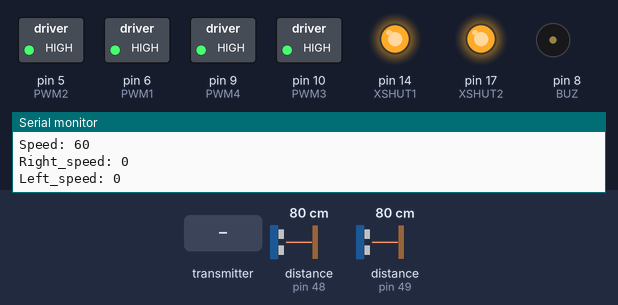
This program was run on a simulated Arduino Uno, built with avr-gcc and run on an emulated ATmega328P. Shown: switched loads named in the program (green lamp = pin HIGH), output pins drawn as LEDs (lit = HIGH), buzzer (waves = sounding), the last lines printed to the serial monitor. The test bench sets the inputs (shaded band); at power-on: distance to the obstacle (sensors on pin 48, pin 49) 80 cm. No radio packets arrive unless stated; pins used as bus, display or sensor lines are not drawn.

Above: at 6.2 s.
6.3 s: distance to the obstacle (sensor on pin 48) set to 56 cm
7.8 s: distance to the obstacle (sensor on pin 48) set to 49 cm
At 9.1 s:
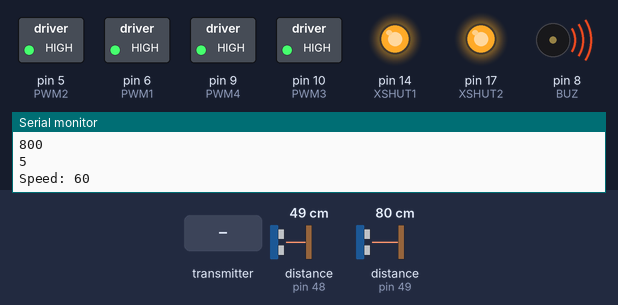
10.8 s: the transmitter starts sending x_angle = 45
At 12.2 s:
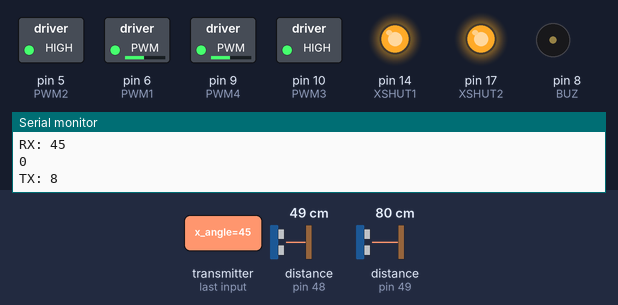
13.8 s: distance to the obstacle (sensor on pin 49) set to 51 cm
15.6 s: distance to the obstacle (sensor on pin 49) set to 42 cm
At 16.11 s:
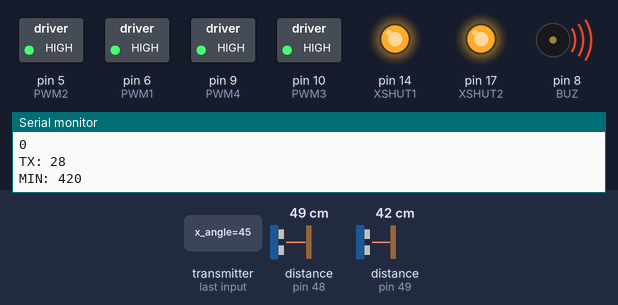
18.6 s: the transmitter starts sending speed_level = 256
At 21.86 s:
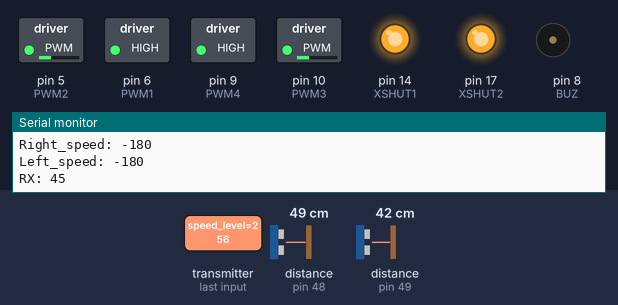
Timing chart, 0 to 26.4 s (numbered marks = the images above; inputs shaded):
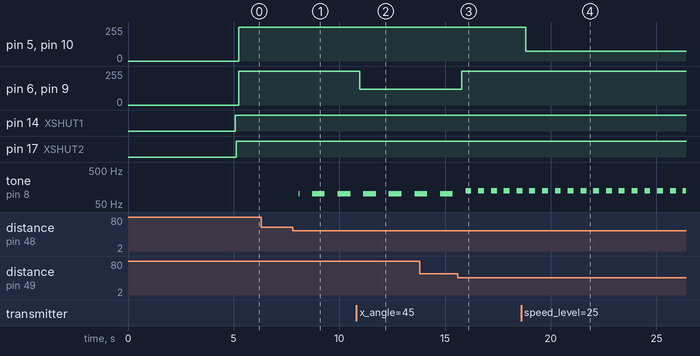

The program:

main.cpp
```cpp
/*
* Arduino Wireless Communication Tutorial
*     Example 1 - Transmitter Code
*
* by Dejan Nedelkovski, www.HowToMechatronics.com
*
* Library: TMRh20/RF24, https://github.com/tmrh20/RF24/
*/

#include <SPI.h>
#include <nRF24L01.h>
#include <RF24.h>
#include "car.h"
#include "usart.h"
#include <string.h>

#define PM_BAUD 9600

void setup_init() {
  init(); // We need this initialisation just for the antenna, as the library uses
  // the delay() function from Arduino.h, and as I use the AVR int main(), instead of Arduino's setup()
  // and loop() function, I need this initialisation just for a quick use of delay(); after the initialisation
  // of the motors, the Timer0 configuration will be overwritten, so delay() won't work anymore.
  // This is the reason we use systicks and _delay_ms() as this function is blocking and is not using timers.
  USART0_init(CALC_USART_UBRR(PM_BAUD));
  sei();
  _delay_ms(5000);
  USART0_print("Masina se pregateste de lupta!\n");
}

extern volatile long unsigned int car_systicks;

int main() {
  setup_init();
  Car car = Car();

  while (true) {
    _delay_ms(50); // Update the state of the car every 50ms, I believe this is a fair interval!

    // char text[100];
    // sprintf(text, "%lu\n", car_systicks);
    // USART0_print(text);

    car.update_car();
  }
}
```

car.cpp
```cpp
#include "car.h"
#include "usart.h"
#include <util/delay.h>

volatile long unsigned int car_systicks = 0;
volatile uint8_t buzzer_divider = 0; // The number of times the frequency of the systicks counter will be divided and used for the buzzer.
volatile uint8_t buzzer_max_devide = 0; // The max value of the divider mentioned above.
volatile uint16_t base_interval_of_buzzing = 0; // The base interval of the buzzing efect.

// Systicks and buzzer control.
void Timer2_init_systicks(void)
{
    /* Clear previous settings */
    TCCR2A = 0;
    TCCR2B = 0;

    /* Set CTC mode */
    TCCR2A |= (1 << WGM21);

    /* Set prescaler to 128 */
    TCCR2B |= (1 << CS22) | (1 << CS20);

    /* Activate Compare A interrupt */
    TIMSK2 |= (1 << OCIE2A);

    /* 16MHz / 128 => 125 kHz */
    OCR2A = 125;
}

ISR(TIMER2_COMPA_vect)
{
    /* Will get called [almost] once every 1ms! */
    car_systicks++;

    // If the buzzer_divider is not 0 it means that an obstacle is close.
    if (buzzer_divider) {
        // Make a toggle sound with a frequency that is inverse proportional to to buzzer_divider.
        uint16_t interval = base_interval_of_buzzing / (buzzer_max_devide - buzzer_divider + 1);
        if (car_systicks % interval < interval / 2) {
            if (car_systicks % buzzer_divider == 0)
                PORTB ^= (1 << BUZ);
        } else {
            PORTB &= ~(1 << BUZ);
        }
    } else {
        // Stop the buzzer if no danger is present.
        PORTB &= ~(1 << BUZ);
    }
}

// Motors control via manual PWM initialization.

/* Initialize Timer0 for Fast PWM mode (8 bits). */
void Timer0_init_pwm(void)
{
    /* Clear previous settings */
    TCCR0A = 0;
    TCCR0B = 0;

    /* Set Fast PWM (8 bits) */
    TCCR0A |= (1 << WGM00) | (1 << WGM01);

    /* Set inverting output for OC0A and OC0B */
    TCCR0A |= (1 << COM0A1) | (1 << COM0A0);
    TCCR0A |= (1 << COM0B1) | (1 << COM0B0);

    /* Set prescaler to 64 */
    TCCR0B |= (1 << CS01) | (1 << CS00);

    /* Set duty cycle to 0%; TOP = 255 */
    OCR0A = 0;
    OCR0B = 0;
}

/* Initialize Timer1 for Fast PWM mode (8 bits). */
void Timer1_init_pwm(void)
{
    /* Clear previous settings */
    TCCR1A = 0;
    TCCR1B = 0;

    /* Set Fast PWM (8 bits) */
    TCCR1A |= (1 << WGM10);
    TCCR1B |= (1 << WGM12);

    /* Set inverting output for OC1A and OC1B */
    TCCR1A |= (1 << COM1A1) | (1 << COM1A0);
    TCCR1A |= (1 << COM1B1) | (1 << COM1B0);

    /* Set prescaler to 64 */
    TCCR1B |= (1 << CS11) | (1 << CS10);

    /* Set duty cycle to 0%; TOP = 255 */
    OCR1A = 0;
    OCR1B = 0;
}


void Car::tof_init() {
    // Start I2C and set the XSHUT pins as output.
    Wire.begin();

    DDRC |= (1 << XSHUT1);
    DDRC |= (1 << XSHUT2);

    // Shut the two sensors.
    PORTC &= ~(1 << XSHUT1);
    PORTC &= ~(1 << XSHUT2);

    _delay_ms(50);

    PORTC |= (1 << XSHUT1);
    _delay_ms(50);

    if (!tof_sensor1.init()) {
        USART0_print("Sensor1 FAIL");
        while (1);
    }

    // Set a new address.
    tof_sensor1.setAddress(0x30);

    PORTC |= (1 << XSHUT2);
    _delay_ms(50);

    if (!tof_sensor2.init()) {
        USART0_print("Sensor2 FAIL");
        while (1);
    }

    // Set a new address.
    tof_sensor2.setAddress(0x31);

    // Some settings for the sensors.

    tof_sensor1.setSignalRateLimit(0.5);
    // Increase laser pulse periods (defaults are 14 and 10 PCLKs)
    tof_sensor1.setVcselPulsePeriod(VL53L0X::VcselPeriodPreRange, 18);
    tof_sensor1.setVcselPulsePeriod(VL53L0X::VcselPeriodFinalRange, 14);

    tof_sensor2.setSignalRateLimit(0.5);
    // Increase laser pulse periods (defaults are 14 and 10 PCLKs)
    tof_sensor2.setVcselPulsePeriod(VL53L0X::VcselPeriodPreRange, 18);
    tof_sensor2.setVcselPulsePeriod(VL53L0X::VcselPeriodFinalRange, 14);

    // The time a sensor can spend while computing a distance is 40ms.
    tof_sensor1.setMeasurementTimingBudget(40000);
    tof_sensor2.setMeasurementTimingBudget(40000);

    USART0_print("VL53L0X READY\n");
}

void Car::buzzer_init() {
    DDRB |= (1 << BUZ);
    buzzer_max_devide = range_of_dividers;
    base_interval_of_buzzing = interval_of_buzzing;
}

void Car::motors_init() {
    // Init the PWM used for the motors.
    Timer0_init_pwm();
    Timer1_init_pwm();
    DDRB |= (1 << PWM3);
    DDRB |= (1 << PWM4);
    DDRD |= (1 << PWM1);
    DDRD |= (1 << PWM2);
    // The car is not moving when it starts.
    recv_message.x_angle = 0;
    recv_message.y_angle = 0;
    recv_message.speed_level = 0;
}

void Car::antenna_init() {
    USART0_print("Antena init start\n");
    radio.begin();

    radio.openReadingPipe(0, address);
    radio.openWritingPipe(address);

    radio.setPALevel(RF24_PA_LOW);

    // The car is in receive mode on default.
    radio.startListening();
    USART0_print("Antena init end\n");
}

Car::Car() {
    // Initialise all the devices the car is using.
    Timer2_init_systicks(); // Global systicks.

    tof_init();
    buzzer_init();
    antenna_init();
    motors_init();
}

// Update the distance to front or back obstacles.
void Car::update_tof() {
    distance_to_obstacle1 = tof_sensor1.readRangeSingleMillimeters();
    if (tof_sensor1.timeoutOccurred() || distance_to_obstacle1 < sensor_distance_limit) {
        distance_to_obstacle1 = 800;
    }
    distance_to_obstacle2 = tof_sensor2.readRangeSingleMillimeters();
    if (tof_sensor2.timeoutOccurred() || distance_to_obstacle2 < sensor_distance_limit) {
        distance_to_obstacle2 = 800;
    }
}

// This method sets the buzzer_divider, so it controls if the buzzer signals danger or not based
// on the distances to obstacles.
void Car::update_buzzer() {
    int16_t distance_to_danger1 = distance_to_obstacle1;
    int16_t distance_to_danger2 = distance_to_obstacle2;

    distance_to_danger1 = (distance_to_obstacle1 < sensor_distance_limit) ? 500 : distance_to_danger1;
    distance_to_danger2 = (distance_to_obstacle2 < sensor_distance_limit) ? 500 : distance_to_danger2;

    int16_t min_distance = fmin(distance_to_danger1, distance_to_danger2);
    USART0_print("MIN: ");
    USART0_print_num(min_distance);
    USART0_print_num(distance_to_obstacle1);
    USART0_print_num(distance_to_obstacle2);

    // Determine how dangerous the distance is, and set the buzzer acordingly.
    frequency_divider = (min_distance - sensor_distance_limit) * range_of_dividers / danger_buffer / 2 + 1;

    if (frequency_divider > range_of_dividers)
        frequency_divider = 0;


    buzzer_divider = frequency_divider;
    USART0_print_num(buzzer_divider);
}

void Car::update_motors() {
    // Testing with the angles, decomment this for debug purposes.
    // recv_message.x_angle = -10;
    // recv_message.y_angle = 0;
    // recv_message.speed_level = 2;
    // remote_connected = true;

    // Calculate the speed of the motors based on the input received from the remote.
    float x_ang = recv_message.x_angle;
    float y_ang = recv_message.y_angle;
    uint16_t speed_lvl = recv_message.speed_level;
    // USART0_print("Angle: ");
    // USART0_print_num(recv_message.x_angle);

    // Calculate the speed of the motors based on the level and the speed limit.
    int16_t speed = speed_limit * (1 + speed_lvl) / 3;
    left_motor_speed = x_ang * speed / 20;
    right_motor_speed = x_ang * speed / 20;

    USART0_print("Speed: ");
    USART0_print_num(speed);

    // Have some tolerance for the turns.
    if (y_ang > 5) {
        y_ang = (y_ang > 45) ? 45 : y_ang;
        if (right_motor_speed > 0)
            right_motor_speed -= right_motor_speed * y_ang / 45;
        if (right_motor_speed < 0)
            right_motor_speed -= right_motor_speed * y_ang / 45;
    } else if (y_ang < -5) {
        y_ang = (y_ang < -45) ? -45 : y_ang;
        if (left_motor_speed > 0)
            left_motor_speed -= left_motor_speed * (-y_ang) / 45;
        if (left_motor_speed < 0)
            left_motor_speed -= left_motor_speed * (-y_ang) / 45;
    }


    // Safety measures.
    left_motor_speed = (left_motor_speed > speed_limit) ? speed_limit : left_motor_speed;
    right_motor_speed = (right_motor_speed > speed_limit) ? speed_limit : right_motor_speed;

    left_motor_speed = (left_motor_speed < -speed_limit) ? -speed_limit : left_motor_speed;
    right_motor_speed = (right_motor_speed < -speed_limit) ? -speed_limit : right_motor_speed;


    // Calculate the distance to an obstacle.
    uint16_t distance_to_danger_back = distance_to_obstacle1;
    uint16_t distance_to_danger_front = distance_to_obstacle2;

    distance_to_danger_back = (distance_to_obstacle1 < sensor_distance_limit) ? 500 : distance_to_danger_back;
    distance_to_danger_front = (distance_to_obstacle2 < sensor_distance_limit) ? 500 : distance_to_danger_front;

    // Stop the motors if the given command would result in a collision.
    if (distance_to_danger_front < danger_buffer * 2) {
        send_message.danger_front = 1;
        left_motor_speed = (left_motor_speed > 0) ? 0 : left_motor_speed;
        right_motor_speed = (right_motor_speed > 0) ? 0 : right_motor_speed;
    } else {
        send_message.danger_front = 0;
    }

    if (distance_to_danger_back < danger_buffer * 2) {
        send_message.danger_back = 1;
        left_motor_speed = (left_motor_speed < 0) ? 0 : left_motor_speed;
        right_motor_speed = (right_motor_speed < 0) ? 0 : right_motor_speed;
    } else {
        send_message.danger_back = 0;
    }

    // If the remote is not connected then, the car, just stops.
    if (!remote_connected) {
        left_motor_speed = 0;
        right_motor_speed = 0;
    }

    // Some debug info for the final speed of the motors.
    USART0_print("Right_speed: ");
    USART0_print_num(right_motor_speed);
    USART0_print("Left_speed: ");
    USART0_print_num(left_motor_speed);

    // Set the speed of the motors.
    if (left_motor_speed < 0) {
        LEFT_CONTROL_FRONT = 0;
        LEFT_CONTROL_BACK = -left_motor_speed;
    } else {
        LEFT_CONTROL_FRONT = left_motor_speed;
        LEFT_CONTROL_BACK = 0;
    }

    if (right_motor_speed < 0) {
        RIGHT_CONTROL_FRONT = 0;
        RIGHT_CONTROL_BACK = -right_motor_speed;
    } else {
        RIGHT_CONTROL_FRONT = right_motor_speed;
        RIGHT_CONTROL_BACK = 0;
    }
}

void Car::update_antenna() {
    // Rx mode, this is the default role of the car.
    if (radio.available()) {
        radio.read(&recv_message, sizeof(recv_message));

        USART0_print("RX: ");
        USART0_print_num(recv_message.x_angle);
        USART0_print_num(recv_message.y_angle);

        // Switch to TX but just for one sending.
        radio.stopListening();

        reply++;

        radio.write(&send_message, sizeof(send_message));

        Serial.print("TX: ");
        Serial.println(reply);

        // Back to RX
        radio.startListening();
        missed_receives = 0;
        remote_connected = true;
    } else {
        missed_receives++;
    }

    // If the remote is not responding after 10 tries, them the connection is declared cut.
    if (missed_receives > 10) {
        remote_connected = false;
    }
}

// Just update everything, if you are here Cezar, I want to give you all my respect!
// Give me a message on teams if you arrived here!
void Car::update_car() {
    update_antenna();
    update_tof();
    update_buzzer();
    update_motors();
}
```

car.h
```cpp
#pragma once

#include <stdint.h>
#include <Wire.h>
#include <VL53L0X.h>

#include <SPI.h>
#include <nRF24L01.h>
#include <RF24.h>
#include <Arduino.h>

#include "definitions.h"

// This struct will be used to comunicate with the remote.
// It contains the angles of the remote and the information if there is an incoming obstacle or not.
struct Message {
    float x_angle; // Angle between [-90, 90]
    float y_angle; // Angle between [-90, 90]
    uint16_t speed_level; // 0, 1, 2
    uint8_t danger_front; // 1 for danger, 0 otherwise
    uint8_t danger_back; // 1 for danger, 0 otherwise
};

class Car {
    private:
        // Motor information.
        int16_t right_motor_speed {0};
        int16_t left_motor_speed {0};
        // For safety meaurements.
        int16_t speed_limit = 180;
        uint8_t num_speed_level = 3;

        // ToF sensors information.
        uint16_t distance_to_obstacle1 {250};
        uint16_t distance_to_obstacle2 {250};
        VL53L0X tof_sensor1;
        VL53L0X tof_sensor2;
        const uint16_t danger_buffer {240};
        const uint16_t sensor_distance_limit {40};

        // Antenna information.
        struct Message recv_message;
        struct Message send_message;
        bool remote_connected {false};
        RF24 radio {CE_ARD, CSN_ARD};
        uint32_t reply = 0;
        uint32_t missed_receives = 0;
        static constexpr byte address[6] = "00001";

        // Buzzer information.
        // The frequency of 1KHz will be divided by this number to signal an obstacle.
        // If the value is 0, then no obstacle is close.
        uint8_t frequency_divider = 0;
        // The frequency is 1KHz / range_of_dividers, as this variable gets smaller,
        // the sound becomes more annoying.
        const uint8_t range_of_dividers = 5;
        const uint16_t interval_of_buzzing = 1200;

        void tof_init();
        void buzzer_init();
        void antenna_init();
        void motors_init();

        void update_buzzer();
        void update_tof();
        void update_motors();
        void update_antenna();

    public:
        Car();
        void update_car();
};
```

definitions.h
```cpp
#pragma once

#include <avr/io.h>
#include <avr/interrupt.h>

// Macros for all the pins used.

// The hardware mapping on the ATmega328P using the port names.
// Buzzer.
#define BUZ PB0

// Motor inputs.
#define PWM4 PB1
#define PWM3 PB2
#define PWM2 PD5
#define PWM1 PD6

#define LEFT_CONTROL_FRONT OCR1A
#define LEFT_CONTROL_BACK OCR1B
#define RIGHT_CONTROL_FRONT OCR0A
#define RIGHT_CONTROL_BACK OCR0B

// NRF24L01.
#define MOSI PB3
#define MISO PB4
#define SCK PB5
#define CE PC1
#define CSN PC2

// ToF sensors.
#define SDA PC4
#define SCL PC5
#define XSHUT1 PC0
#define XSHUT2 PC3

// GPS module.
#define RX_GPS PD2
#define TX_GPS PD3


// The ARDUINO definitions used by some libraries.

// Buzzer.
#define BUZ_ARD 8

// Motor inputs.
#define PWM4_ARD 9
#define PWM3_ARD 10
#define PWM2_ARD 5
#define PWM1_ARD 6

// NRF24L01.
#define MOSI_ARD 11
#define MISO_ARD 12
#define SCK_ARD 13
#define CE_ARD 15
#define CSN_ARD 16

// ToF sensors.
#define SDA_ARD 18
#define SCL_ARD 19
#define XSHUT1_ARD 14
#define XSHUT2_ARD 17

// GPS module.
#define RX_GPS_ARD 2
#define TX_GPS_ARD 3
```

usart.cpp
```cpp
#include <avr/io.h>
#include <stdio.h>

#include "usart.h"

/* Stream's putchar() implementation to send a byte using USART0 */
static int _usart0_putchar(char c, FILE *stream)
{
    if (c == '\n')  /* convert '\n' to CRLF */
        _usart0_putchar('\r', stream);
    USART0_transmit(c);
    return 0;
}

/* Initialize the USART peripheral. */
void USART0_init(uint16_t ubrr)
{
    /* baud rate registers */
    UBRR0H = (uint8_t)(ubrr >> 8);
    UBRR0L = (uint8_t)ubrr;

    /* enable TX and RX */
    UCSR0B = (1 << RXEN0) | (1 << TXEN0);

    /* frame format: 8 bits, 1 stop, no parity */
    UCSR0C = (3 << UCSZ00); // 8N1
}

/*
 * Receives a byte from USART.
 *
 * @return the data byte received;
 */
char USART0_receive(void)
{
    /* busy wait until reception is complete */
    while (!(UCSR0A & (1 << RXC0)));

    /* the received byte is read from this register */
    return UDR0;
}

/*
 * Transmit a byte through the USART.
 *
 * @param `data`: the character to send
 */
void USART0_transmit(char data)
{
    /* wait until buffer is empty */
    while (!(UCSR0A & (1 << UDRE0)));

    /* by writing to this register, transmission hardware is triggered */
    UDR0 = data;
}

/*
 * Trasmits a null-terminated string through the USART.
 *
 * @param str: the string to send
 */
void USART0_print(const char *str)
{
    while (*str != '\0')
        USART0_transmit(*str++);
}

/*
 * Trasmits a uint32_t number through the USART.
 *
 * @param var: the number to send
 */
void USART0_print_num(const int32_t var) {
    char text[20];
    sprintf(text, "%ld\n", var);
    USART0_print(text);
}
```

usart.h
```cpp
#ifndef USART_H_
#define USART_H_

#include <stdio.h>

/*
 * Macro to compute the UBRR register from
 * CPU frequency & desired baud rate.
 */
#define CALC_USART_UBRR(BAUD) (F_CPU / 16 / (BAUD) - 1)

/* Initialize the USART peripheral. */
void USART0_init(uint16_t ubrr);

/* Replaces the default stdout with our USART implementation. */
void USART0_use_stdio(void);

/*
 * Receives a byte from USART.
 *
 * @return the data byte received;
 */
char USART0_receive(void);

/*
 * Transmit a byte through the USART.
 *
 * @param `data`: the character to send
 */
void USART0_transmit(char data);

/*
 * Trasmits a null-terminated string through the USART.
 *
 * @param str: the string to send
 */
void USART0_print(const char *str);

/*
 * Trasmits a uint32_t number through the USART.
 *
 * @param var: the number to send
 */
void USART0_print_num(const int32_t var);

#endif // USART_H_
```

Measured:
- the behaviour switches between 52 and 51 cm on distance to the obstacle (sensor on pin 48) (found by bisection; images 0 and 1)
- the behaviour switches between 48 and 47 cm on distance to the obstacle (sensor on pin 49) (found by bisection; images 2 and 3)
- after the input at 7.8 s, tone on pin 8 (BUZ): silent → 99 Hz after 0.28 s, then repeats every 1.2 s: silent 0.60 s, 99 Hz 0.60 s
- after the input at 10.8 s, pin 6 (PWM1), pin 9 (PWM4): 255/255 → 120/255 after 0.15 s
- after the input at 15.6 s, pin 6 (PWM1), pin 9 (PWM4): 120/255 → 255/255 after 0.18 s; tone on pin 8 (BUZ): alternates 124 Hz for 0.28 s and silent for 0.32 s, starting after 0.37 s
- after the input at 18.6 s, pin 5 (PWM2), pin 10 (PWM3): 255/255 → 75/255 after 0.22 s
